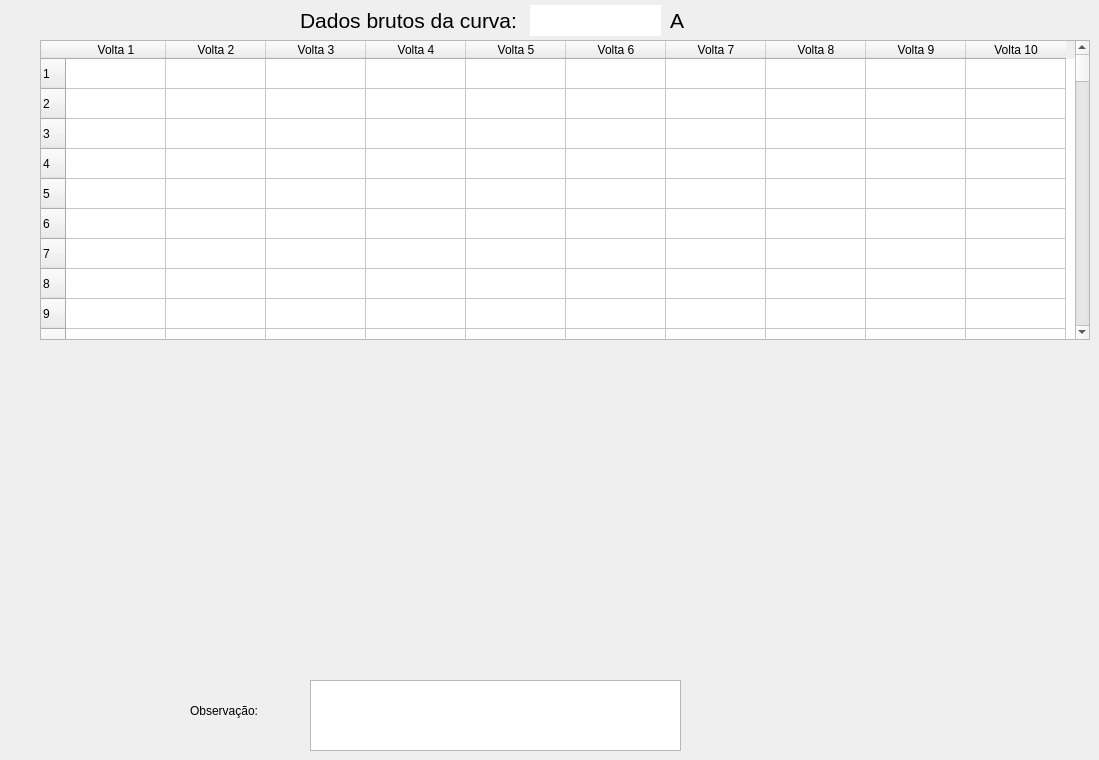
         <widget class="QWidget" name="tab_16">
          <attribute name="title">
           <string>Tabelas</string>
          </attribute>
          <widget class="QTextEdit" name="observacao_8">
           <property name="geometry">
            <rect>
             <x>310</x>
             <y>680</y>
             <width>371</width>
             <height>71</height>
            </rect>
           </property>
          </widget>
          <widget class="QLabel" name="label_94">
           <property name="geometry">
            <rect>
             <x>190</x>
             <y>700</y>
             <width>101</width>
             <height>21</height>
            </rect>
           </property>
           <property name="text">
            <string>Observação:</string>
           </property>
          </widget>
          <widget class="QLineEdit" name="currentview_8">
           <property name="geometry">
            <rect>
             <x>530</x>
             <y>5</y>
             <width>131</width>
             <height>31</height>
            </rect>
           </property>
           <property name="sizePolicy">
            <sizepolicy hsizetype="MinimumExpanding" vsizetype="Fixed">
             <horstretch>0</horstretch>
             <verstretch>0</verstretch>
            </sizepolicy>
           </property>
           <property name="font">
            <font>
             <pointsize>15</pointsize>
            </font>
           </property>
           <property name="toolTip">
            <string notr="true">Status</string>
           </property>
           <property name="frame">
            <bool>false</bool>
           </property>
           <property name="readOnly">
            <bool>true</bool>
           </property>
          </widget>
          <widget class="QLabel" name="label_95">
           <property name="geometry">
            <rect>
             <x>300</x>
             <y>5</y>
             <width>241</width>
             <height>31</height>
            </rect>
           </property>
           <property name="font">
            <font>
             <pointsize>16</pointsize>
            </font>
           </property>
           <property name="text">
            <string>Dados brutos da curva:</string>
           </property>
          </widget>
          <widget class="QTableWidget" name="Resi_tabela">
           <property name="enabled">
            <bool>true</bool>
           </property>
           <property name="geometry">
            <rect>
             <x>40</x>
             <y>40</y>
             <width>1050</width>
             <height>300</height>
            </rect>
           </property>
           <property name="rowCount">
            <number>144</number>
           </property>
           <property name="columnCount">
            <number>10</number>
           </property>
           <row/>
           <row/>
           <row/>
           <row/>
           <row/>
           <row/>
           <row/>
           <row/>
           <row/>
           <row/>
           <row/>
           <row/>
           <row/>
           <row/>
           <row/>
           <row/>
           <row/>
           <row/>
           <row/>
           <row/>
           <row/>
           <row/>
           <row/>
           <row/>
           <row/>
           <row/>
           <row/>
           <row/>
           <row/>
           <row/>
           <row/>
           <row/>
           <row/>
           <row/>
           <row/>
           <row/>
           <row/>
           <row/>
           <row/>
           <row/>
           <row/>
           <row/>
           <row/>
           <row/>
           <row/>
           <row/>
           <row/>
           <row/>
           <row/>
           <row/>
           <row/>
           <row/>
           <row/>
           <row/>
           <row/>
           <row/>
           <row/>
           <row/>
           <row/>
           <row/>
           <row/>
           <row/>
           <row/>
           <row/>
           <row/>
           <row/>
           <row/>
           <row/>
           <row/>
           <row/>
           <row/>
           <row/>
           <row/>
           <row/>
           <row/>
           <row/>
           <row/>
           <row/>
           <row/>
           <row/>
           <row/>
           <row/>
           <row/>
           <row/>
           <row/>
           <row/>
           <row/>
           <row/>
           <row/>
           <row/>
           <row/>
           <row/>
           <row/>
           <row/>
           <row/>
           <row/>
           <row/>
           <row/>
           <row/>
           <row/>
           <row/>
           <row/>
           <row/>
           <row/>
           <row/>
           <row/>
           <row/>
           <row/>
           <row/>
           <row/>
           <row/>
           <row/>
           <row/>
           <row/>
           <row/>
           <row/>
           <row/>
           <row/>
           <row/>
           <row/>
           <row/>
           <row/>
           <row/>
           <row/>
           <row/>
           <row/>
           <row/>
           <row/>
           <row/>
           <row/>
           <row/>
           <row/>
           <row/>
           <row/>
           <row/>
           <row/>
           <row/>
           <row/>
           <row/>
           <row/>
           <row/>
           <row/>
           <row/>
           <row/>
           <column>
            <property name="text">
             <string>Volta 1</string>
            </property>
           </column>
           <column>
            <property name="text">
             <string>Volta 2</string>
            </property>
           </column>
           <column>
            <property name="text">
             <string>Volta 3</string>
            </property>
           </column>
           <column>
            <property name="text">
             <string>Volta 4</string>
            </property>
           </column>
           <column>
            <property name="text">
             <string>Volta 5</string>
            </property>
           </column>
           <column>
            <property name="text">
             <string>Volta 6</string>
            </property>
           </column>
           <column>
            <property name="text">
             <string>Volta 7</string>
            </property>
           </column>
           <column>
            <property name="text">
             <string>Volta 8</string>
            </property>
           </column>
           <column>
            <property name="text">
             <string>Volta 9</string>
            </property>
           </column>
           <column>
            <property name="text">
             <string>Volta 10</string>
            </property>
           </column>
          </widget>
          <widget class="QLabel" name="label_96">
           <property name="geometry">
            <rect>
             <x>670</x>
             <y>5</y>
             <width>31</width>
             <height>31</height>
            </rect>
           </property>
           <property name="font">
            <font>
             <pointsize>16</pointsize>
            </font>
           </property>
           <property name="text">
            <string>A</string>
           </property>
          </widget>
         </widget>
